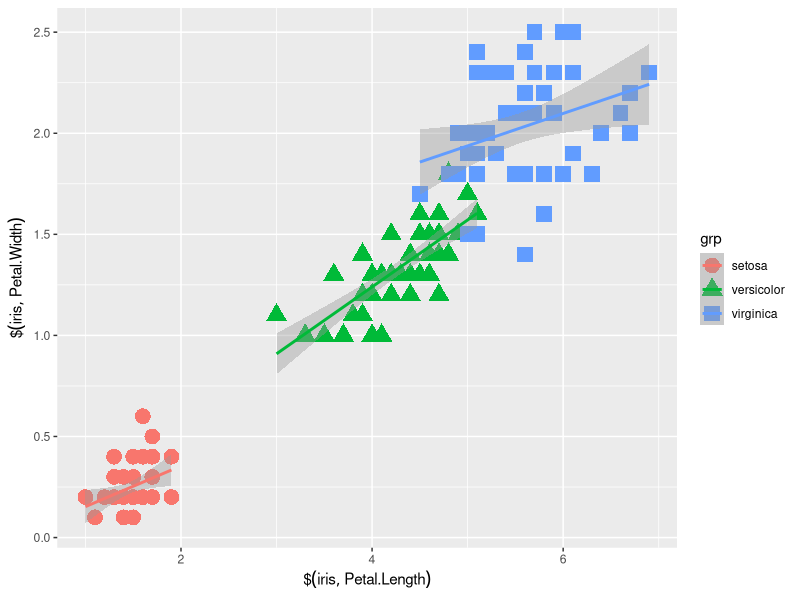
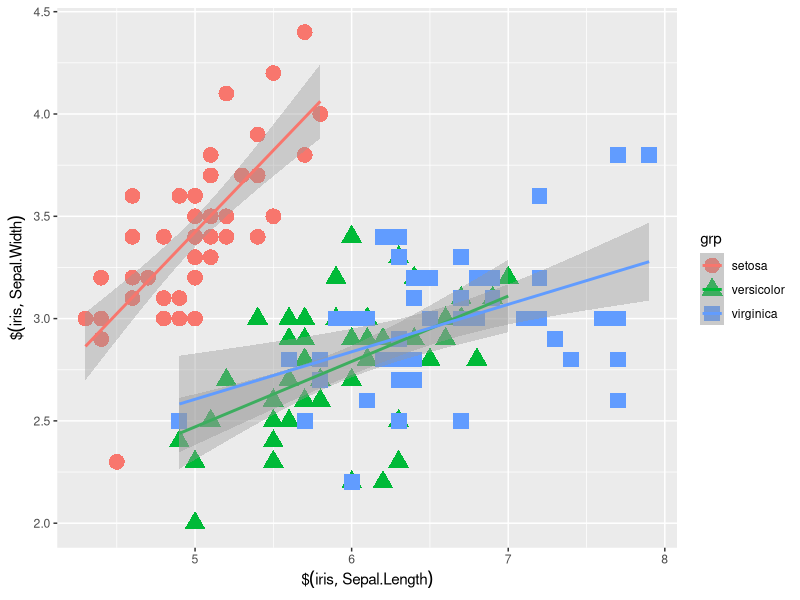
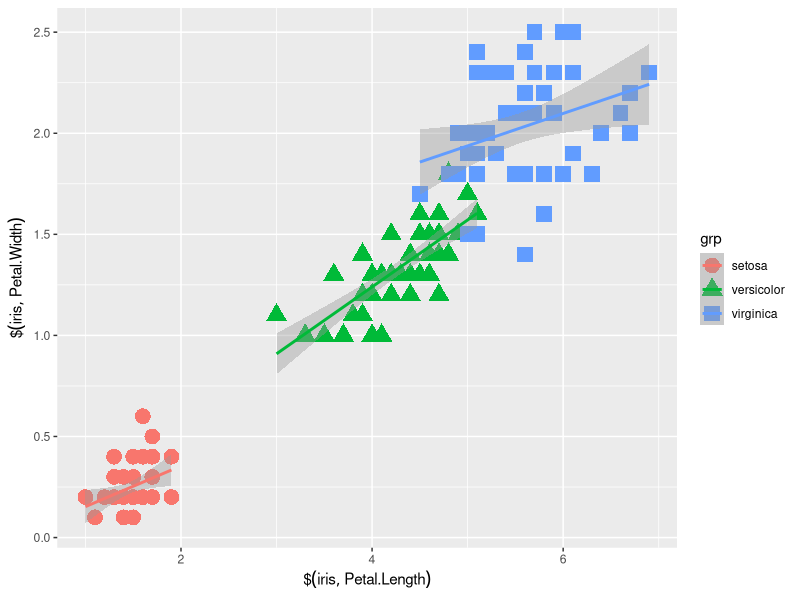
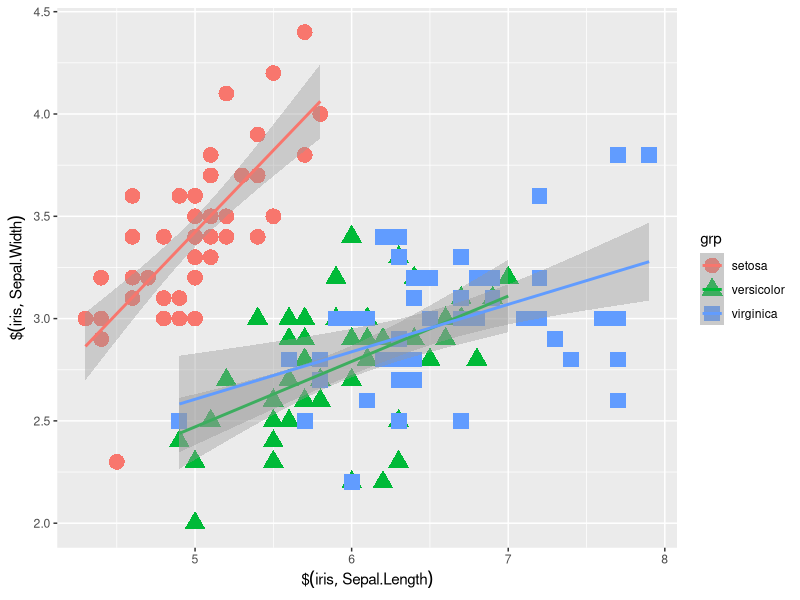

These figures' R source, in order:
## ---- chunk 1
options(repos="http://cran.rstudio.com/")
if(!require("ggplot2")){
  install.packages("ggplot2")
}
library("ggplot2")
## ---- chunk 2
hw<-function(){
  print("Hello, World")
}

hw()
## ---- chunk 3
p<-function(my_text){
  print(my_text)
}

p("Hello, world")
p("Hola, mundo")
p("Howdy, Texas")
## ---- chunk 4
myplot<-function(x,y,grp,file){
  my_p<-ggplot(data.frame(x,y,grp),aes(x=x,y=y)) +
            geom_point(aes(color=grp, shape=grp),size=5) +
            geom_smooth(method="lm",aes(colour=grp))+
            labs(x=substitute(x),y=substitute(y))
  ggsave(my_p,file=file)
  return(my_p)
}

myplot(iris$Petal.Length,iris$Petal.Width,iris$Species,"petal_petal.jpg")
myplot(iris$Sepal.Length,iris$Sepal.Width,iris$Species,"sepal_l_petal_w.jpg")
## ---- chunk 5
odd_even<-function(num){
  if(num %% 2 == 0){
    print("EVEN")
  } else {
    print("ODD")
  }
}

odd_even(27)
odd_even(34)
## ---- chunk 6
plus_minus<-function(num){
  if(num>0){
    print("plus")
  } else if (num < 0) {
    print("minus")
  } else {
    print("zero")
  }
}
 
plus_minus(198)
plus_minus(-44)
plus_minus(37*0)
## ---- chunk 7
sum_vec<-function(vec){
  j<-0
  for(i in vec){
    j<-i+j
    print(j)
  }
}

sum_vec(1:2)
sum_vec(1:10)
## ---- chunk 8
sum_vec<-function(vec){
  j<-0
  for(i in vec){
    j<-i+j
  }
  print(j)
}

sum_vec(1:10)
## ---- chunk 9
large_vec<-as.numeric(1:5000000)
#Same Answer...
sum(large_vec)
sum_vec(large_vec)
#Different speed
system.time(sum(large_vec))
system.time(sum_vec(large_vec))
## ---- chunk 10
odd_even<-function(num){
  if(num %% 2 == 0){
    return("EVEN")
  } 
  return("ODD")
}
## ---- chunk 11
sum_vec<-function(vec){
  j<-0
  for(i in vec){
    j<-i+j
  }
  return(j)
}
## ---- chunk 12

